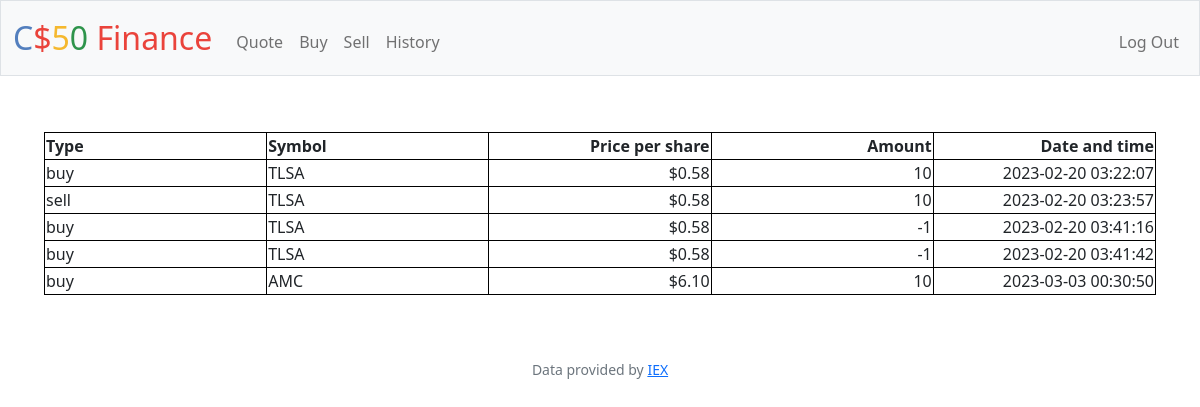
Screenshot of /history (signed in) with the database file from the repository.
### tables this page shows
CREATE TABLE transactions (
    id INTEGER PRIMARY KEY AUTOINCREMENT NOT NULL,
    symbol VARCHAR (10) NOT NULL,
    amount NUMERIC NOT NULL,
    price NUMERIC NOT NULL,
    transaction_type VARCHAR(10),
    user_id INT NOT NULL,
    created_at DATETIME DEFAULT CURRENT_TIMESTAMP,
    FOREIGN KEY (user_id) REFERENCES users (id)
);

### app.py (the view)
@app.route("/history")
@login_required
def history():
    if request.method == "GET":
        transactions = db.execute("SELECT * FROM transactions WHERE user_id = ?", session["user_id"])
        return render_template("history.html", transactions=transactions)

### app.py (called while the page is built)
@app.after_request
def after_request(response):
    response.headers["Cache-Control"] = "no-cache, no-store, must-revalidate"
    response.headers["Expires"] = 0
    response.headers["Pragma"] = "no-cache"
    return response

### helpers.py (called while the page is built)
def login_required(f):
    @wraps(f)
    def decorated_function(*args, **kwargs):
        if session.get("user_id") is None:
            return redirect("/login")
        return f(*args, **kwargs)
    return decorated_function

def usd(value):
    return f"${value:,.2f}"

### templates/history.html (shortened to what this page needs)
{% extends "layout.html" %}
{% block main %}
    <div class="section">
        <table class="container py-5 txt center">
            <thead>
                <tr>
                    <th class="text-start">Type</th>
                    <th class="text-start">Symbol</th>
                    <th class="text-end">Price per share</th>
                    <th class="text-end">Amount</th>
                    <th class="text-end">Date and time</th>
                </tr>
            </thead>
            <tbody>
                {% for stock in transactions %}
                    <tr>
                        <td class="text-start">{{ stock.transaction_type }}</td>
                        <td class="text-start">{{ stock.symbol }}</td>
                        <td class="text-end">{{ stock.price | usd }}</td>
                        <td class="text-end">{{ stock.amount }}</td>
                        <td class="text-end">{{ stock.created_at }}</td>
                    </tr>
                {% endfor %}
            </tbody>
        </table>
    </div>
{% endblock %}

### templates/layout.html (shortened to what this page needs)
<!DOCTYPE html>
<html lang="en">
    <head>
        <link href="https://cdn.jsdelivr.net/npm/bootstrap@5.1.3/dist/css/bootstrap.min.css" rel="stylesheet">
        <link href="/static/styles.css" rel="stylesheet">
    </head>
    <body>
        <nav class="bg-light border navbar navbar-expand-md navbar-light">
            <div class="container-fluid">
                <a class="navbar-brand" href="/"><span class="blue">C</span><span class="red">$</span><span class="yellow">5</span><span class="green">0</span> <span class="red">Finance</span></a>
                <div class="collapse navbar-collapse" id="navbar">
                    {% if session["user_id"] %}
                        <ul class="navbar-nav me-auto mt-2">
                            <li class="nav-item"><a class="nav-link" href="/quote">Quote</a></li>
                            <li class="nav-item"><a class="nav-link" href="/buy">Buy</a></li>
                            <li class="nav-item"><a class="nav-link" href="/sell">Sell</a></li>
                            <li class="nav-item"><a class="nav-link" href="/history">History</a></li>
                        </ul>
                        <ul class="navbar-nav ms-auto mt-2">
                            <li class="nav-item"><a class="nav-link" href="/logout">Log Out</a></li>
                        </ul>
                    {% else %}
                        <ul class="navbar-nav ms-auto mt-2">
                            <li class="nav-item"><a class="nav-link" href="/register">Register</a></li>
                            <li class="nav-item"><a class="nav-link" href="/login">Log In</a></li>
                        </ul>
                    {% endif %}
                </div>
            </div>
        </nav>
        <main class="container-fluid py-5 text-center">
            {% block main %}{% endblock %}
        </main>
        <footer class="mb-5 small text-center text-muted">
            Data provided by <a href="https://iexcloud.io/">IEX</a>
        </footer>
    </body>
</html>

### static/styles.css (style rules this page uses)
nav .navbar-brand { font-size: xx-large; }
nav .navbar-brand .blue { color: #537fbe; }
nav .navbar-brand .red { color: #ea433b; }
nav .navbar-brand .yellow { color: #f5b82e; }
nav .navbar-brand .green { color: #2e944b; }
.section { padding-bottom: 1rem; padding-left: 2rem; padding-right: 2rem; padding-top: 0.5rem; }
.center { margin-left: auto; margin-right: auto; }
table { border: 1px solid black; table-layout: fixed; width: 200px; }
th, td { border: 1px solid black; width: 100px; overflow: hidden; }

### rows the page displays
transactions: transaction_type "buy", symbol "TLSA", price "$0.58", amount "10", created_at "2023-02-20 03:22:07"
transactions: transaction_type "sell", symbol "TLSA", price "$0.58", amount "10", created_at "2023-02-20 03:23:57"
transactions: transaction_type "buy", symbol "TLSA", price "$0.58", amount "-1", created_at "2023-02-20 03:41:16"
transactions: transaction_type "buy", symbol "TLSA", price "$0.58", amount "-1", created_at "2023-02-20 03:41:42"
transactions: transaction_type "buy", symbol "AMC", price "$6.10", amount "10", created_at "2023-03-03 00:30:50"
